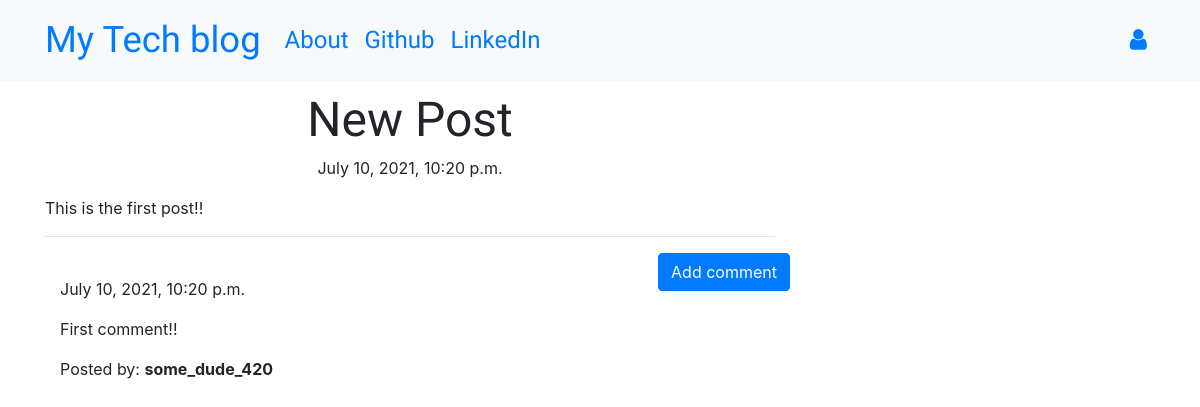
/post/1, run on the app's committed database.
### blog/models.py (models this page shows, shortened)
class Post(models.Model):
    author = models.ForeignKey('auth.User', on_delete=models.CASCADE)
    title = models.CharField(max_length=200)
    text = models.TextField()
    created_date = models.DateTimeField(default=timezone.now)
    published_date = models.DateTimeField(blank=True, null=True)

class Comment(models.Model):
    post = models.ForeignKey('blog.Post', related_name='comments', on_delete=models.CASCADE)
    author = models.CharField(max_length=200)
    text = models.TextField()
    created_date = models.DateTimeField(default=timezone.now)
    approved_comment = models.BooleanField(default=False)

### blog/views.py (the view)
# urls.py: path('post/<int:pk>', views.PostDetailView.as_view(), name='post_detail'),
class PostDetailView(DetailView):
    model = Post

### blog/templates/blog/post_detail.html (shortened to what this page needs)
{% extends 'blog/base.html' %}
{% block content %}
        <h1 class='posttitle loader'>{{ post.title }}</h1>
        {% if post.published_date %}
            <div class="date postdate">
                {{ post.published_date }}
            </div>
        {% else %}
            <a class="btn btn-outline-dark" href="{% url 'post_publish' pk=post.pk %}">Publish</a>
        {% endif %}
      <p class='postcontent' >{{ post.text|safe|linebreaksbr }}</p>
  <hr>
  <a class="btn btn-primary btn-comment" href="{% url 'add_comment_to_post' pk=post.pk %}">Add comment</a>
  <div class="container">
  {% for comment in post.comments.all %}
  <br>
      {% if user.is_authenticated or comment.approved_comment %}
              {{ comment.created_date }}
          <p>{{ comment.text|safe|linebreaks }}</p>
          <p>Posted by: <strong>{{ comment.author }}</strong></p>
      {% endif %}
  {% empty %}
      <p>No comments posted.</p>
  {% endfor %}
</div>
{% endblock %}

### blog/static/css/blog.css (style rules this page uses)
.postdate { text-align: center; }
.posttitle { font-family: 'Russo One', sans-serif; font-size: 3em; text-align: center; }
.postcontent { font-family: 'Montserrat'; font-size: 1.5em; }
.btn-comment { position: absolute; right: 0px; }
.loader { filter:hue-rotate(0deg); color:linear-gradient(45deg,#0f8,#08f); animation:hue 10000ms infinite linear; }

### data on the page
Post: title "New Post", published_date "July 10, 2021, 10:20 p.m.", text "This is the first post!!"
Comment: created_date "July 10, 2021, 10:20 p.m.", text "First comment!!", author "some_dude_420"
